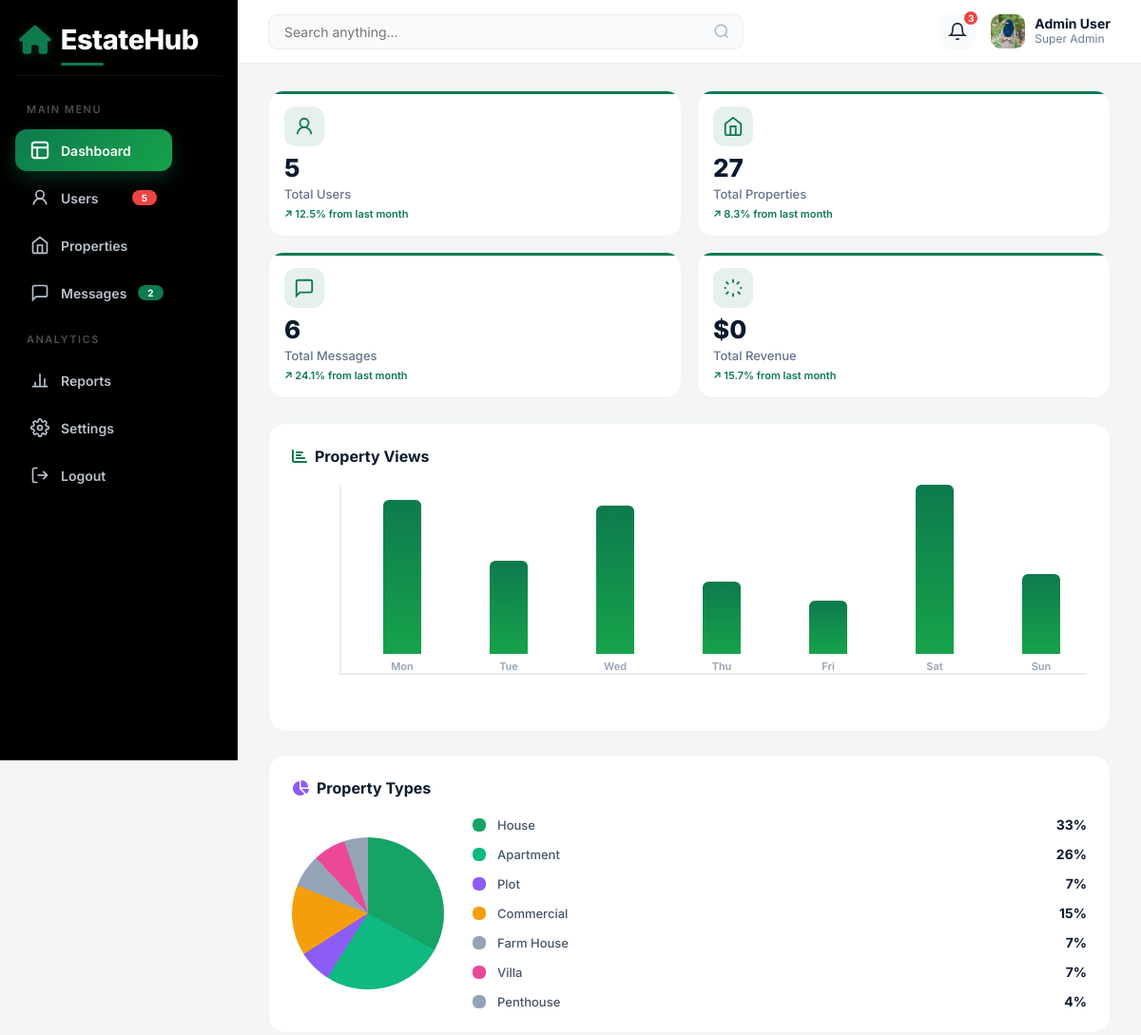
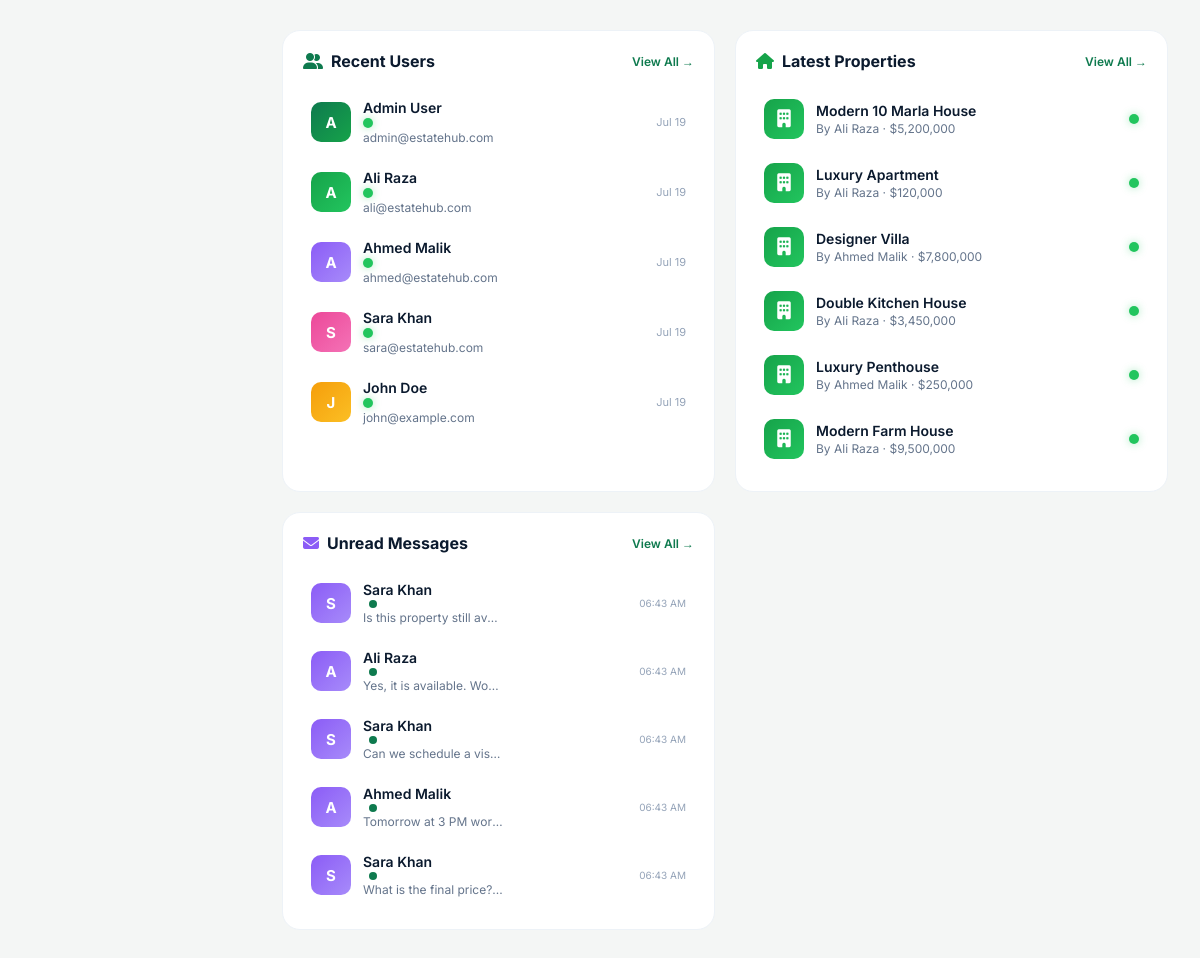
/admin/index.php (signed in), run on the app's committed database (2 pictures, top to bottom).
### tables this page shows
CREATE TABLE users (
    id INT AUTO_INCREMENT PRIMARY KEY,
    full_name VARCHAR(100) NOT NULL,
    email VARCHAR(100) UNIQUE NOT NULL,
    password VARCHAR(255) NOT NULL,
    phone VARCHAR(20),
    profile_pic VARCHAR(255) DEFAULT NULL,
    bio TEXT,
    user_type ENUM('admin', 'seller', 'user') DEFAULT 'user',
    status ENUM('active', 'inactive', 'banned') DEFAULT 'active',
    created_at TIMESTAMP DEFAULT CURRENT_TIMESTAMP,
    updated_at TIMESTAMP DEFAULT CURRENT_TIMESTAMP ON UPDATE CURRENT_TIMESTAMP
);

CREATE TABLE properties (
    id INT AUTO_INCREMENT PRIMARY KEY,
    user_id INT NOT NULL,
    title VARCHAR(255) NOT NULL,
    description TEXT,
    property_type ENUM('House','Apartment','Plot','Commercial','Farm House','Portion','Villa','Penthouse') DEFAULT 'House',
    purpose ENUM('Sale','Rent') DEFAULT 'Sale',
    price DECIMAL(15,2) NOT NULL,
    location VARCHAR(255) NOT NULL,
    city VARCHAR(100) NOT NULL,
    area_size VARCHAR(50),
    bedrooms INT DEFAULT 0,
    bathrooms INT DEFAULT 0,
    image_main VARCHAR(255),
    images TEXT,
    status ENUM('Active','Pending','Sold','Rented') DEFAULT 'Active',
    views INT DEFAULT 0,
    featured BOOLEAN DEFAULT FALSE,
    created_at TIMESTAMP DEFAULT CURRENT_TIMESTAMP,
    updated_at TIMESTAMP DEFAULT CURRENT_TIMESTAMP ON UPDATE CURRENT_TIMESTAMP,
    FOREIGN KEY (user_id) REFERENCES users(id) ON DELETE CASCADE
);

CREATE TABLE messages (
    id INT AUTO_INCREMENT PRIMARY KEY,
    sender_id INT NOT NULL,
    receiver_id INT NOT NULL,
    property_id INT,
    message TEXT NOT NULL,
    is_read BOOLEAN DEFAULT FALSE,
    created_at TIMESTAMP DEFAULT CURRENT_TIMESTAMP,
    FOREIGN KEY (sender_id) REFERENCES users(id) ON DELETE CASCADE,
    FOREIGN KEY (receiver_id) REFERENCES users(id) ON DELETE CASCADE,
    FOREIGN KEY (property_id) REFERENCES properties(id) ON DELETE SET NULL
);

### admin/index.php (the view, shortened to what the rows shown need)
<?php
require_once __DIR__ . '/../includes/config.php';
$recent_users = mysqli_query($conn,
    "SELECT id, full_name, email, user_type, status, created_at
     FROM users ORDER BY created_at DESC LIMIT 6"
);
$recent_props = mysqli_query($conn,
    "SELECT p.id, p.title, p.price, p.status, p.created_at, u.full_name as owner
     FROM properties p
     JOIN users u ON p.user_id = u.id
     ORDER BY p.created_at DESC LIMIT 6"
);
$recent_msgs = mysqli_query($conn,
    "SELECT m.id, m.message, m.is_read, m.created_at, u.full_name as sender, u.email as sender_email
     FROM messages m
     JOIN users u ON m.sender_id = u.id
     ORDER BY m.created_at DESC LIMIT 5"
);
?>
<!DOCTYPE html>
<html lang="en">
<head>
    <link rel="stylesheet" href="https://cdnjs.cloudflare.com/ajax/libs/font-awesome/6.5.1/css/all.min.css">
</head>
<body>
<div class="dashboard-wrapper">
    <div class="main-content">
        <div class="content-inner">
            <div class="charts-row">
                <div class="chart-card">
                    <div class="chart-card-header">
                        <h2><i class="fas fa-chart-bar" style="color:#0E7A4E; margin-right:8px;"></i>Property Views</h2>
                    </div>
                </div>
                <div class="chart-card">
                    <div class="chart-card-header">
                        <h2><i class="fas fa-chart-pie" style="color:#8b5cf6; margin-right:8px;"></i>Property Types</h2>
                    </div>
                </div>
            </div>
            <div class="bottom-row">
                <div class="data-card">
                    <div class="data-card-header">
                        <h2><i class="fas fa-user-friends" style="color:#0E7A4E; margin-right:8px;"></i>Recent Users</h2>
                    </div>
                    <div class="data-list">
                        <?php
                        $avatar_colors = ['avatar-blue', 'avatar-green', 'avatar-purple', 'avatar-pink', 'avatar-amber', 'avatar-cyan'];
                        if ($recent_users && mysqli_num_rows($recent_users) > 0):
                            $i = 0;
                            while ($user = mysqli_fetch_assoc($recent_users)):
                                $initials = strtoupper(substr($user['full_name'] ?? 'U', 0, 1));
                        ?>
                            <div class="data-list-item">
                                <div class="data-user-info">
                                    <div class="data-user-avatar <?php echo $avatar_colors[$i % 6]; ?>"><?php echo $initials; ?></div>
                                    <div class="data-user-details">
                                        <h4>
                                            <?php echo htmlspecialchars($user['full_name']); ?>
                                            <span class="status-indicator <?php echo ($user['status'] ?? '') == 'active' ? 'status-active' : 'status-pending'; ?>"></span>
                                        </h4>
                                        <span><?php echo htmlspecialchars($user['email'] ?? ''); ?></span>
                                    </div>
                                </div>
                                <span style="font-size:11px; color:#94a3b8;"><?php echo date('M d', strtotime($user['created_at'] ?? 'now')); ?></span>
                            </div>
                        <?php
                            $i++;
                            endwhile;
                        else:
                        ?>
                            <div style="padding:20px; text-align:center; color:#94a3b8;">No users yet</div>
                        <?php endif; ?>
                    </div>
                </div>
                <div class="data-card">
                    <div class="data-card-header">
                        <h2><i class="fas fa-home" style="color:#16a34a; margin-right:8px;"></i>Latest Properties</h2>
                    </div>
                    <div class="data-list">
                        <?php if ($recent_props && mysqli_num_rows($recent_props) > 0): ?>
                            <?php while ($prop = mysqli_fetch_assoc($recent_props)): ?>
                                <div class="data-list-item">
                                    <div class="data-user-info">
                                        <div class="data-user-avatar avatar-green" style="font-size:18px;">
                                            <i class="fas fa-building"></i>
                                        </div>
                                        <div class="data-user-details">
                                            <h4><?php echo htmlspecialchars($prop['title']); ?></h4>
                                            <span>By <?php echo htmlspecialchars($prop['owner'] ?? 'N/A'); ?> · $<?php echo number_format($prop['price'] ?? 0); ?></span>
                                        </div>
                                    </div>
                                    <span class="status-indicator <?php echo strtolower($prop['status'] ?? '') == 'active' ? 'status-active' : 'status-pending'; ?>"></span>
                                </div>
                            <?php endwhile; ?>
                        <?php else: ?>
                            <div style="padding:20px; text-align:center; color:#94a3b8;">No properties yet</div>
                        <?php endif; ?>
                    </div>
                </div>
                <div class="data-card">
                    <div class="data-card-header">
                        <h2><i class="fas fa-envelope" style="color:#8b5cf6; margin-right:8px;"></i>Unread Messages</h2>
                    </div>
                    <div class="data-list">
                        <?php if ($recent_msgs && mysqli_num_rows($recent_msgs) > 0): ?>
                            <?php while ($msg = mysqli_fetch_assoc($recent_msgs)): ?>
                                <div class="data-list-item">
                                    <div class="data-user-info">
                                        <div class="data-user-avatar avatar-purple"><?php echo strtoupper(substr($msg['sender'] ?? 'U', 0, 1)); ?></div>
                                        <div class="data-user-details">
                                            <h4><?php echo htmlspecialchars($msg['sender']); ?> <span class="unread-dot"></span></h4>
                                            <span class="message-preview"><?php echo htmlspecialchars(substr($msg['message'] ?? '', 0, 35)); ?>...</span>
                                        </div>
                                    </div>
                                    <span style="font-size:10px; color:#94a3b8;"><?php echo date('h:i A', strtotime($msg['created_at'] ?? 'now')); ?></span>
                                </div>
                            <?php endwhile; ?>
                        <?php else: ?>
                            <div style="padding:20px; text-align:center; color:#94a3b8;">No messages yet</div>
                        <?php endif; ?>
                    </div>
                </div>
            </div>
        </div>
    </div>
</div>
</body>
</html>

### data on the page
users: full_name "A", full_name "Admin User", email "admin@estatehub.com", created_at "Jul 19"
users: full_name "A", full_name "Ali Raza", email "ali@estatehub.com", created_at "Jul 19"
users: full_name "A", full_name "Ahmed Malik", email "ahmed@estatehub.com", created_at "Jul 19"
users: full_name "S", full_name "Sara Khan", email "sara@estatehub.com", created_at "Jul 19"
users: full_name "J", full_name "John Doe", email "john@example.com", created_at "Jul 19"
properties: title "Modern 10 Marla House", user.full_name "Ali Raza", price "5,200,000"
properties: title "Luxury Apartment", user.full_name "Ali Raza", price "120,000"
properties: title "Designer Villa", user.full_name "Ahmed Malik", price "7,800,000"
properties: title "Double Kitchen House", user.full_name "Ali Raza", price "3,450,000"
properties: title "Luxury Penthouse", user.full_name "Ahmed Malik", price "250,000"
properties: title "Modern Farm House", user.full_name "Ali Raza", price "9,500,000"
messages: sender.full_name "S", sender.full_name "Sara Khan", message "Is this property still av…", created_at "06:43 AM"
messages: sender.full_name "A", sender.full_name "Ali Raza", message "Yes, it is available. Wo…", created_at "06:43 AM"
messages: sender.full_name "S", sender.full_name "Sara Khan", message "Can we schedule a vis…", created_at "06:43 AM"
messages: sender.full_name "A", sender.full_name "Ahmed Malik", message "Tomorrow at 3 PM wor…", created_at "06:43 AM"
messages: sender.full_name "S", sender.full_name "Sara Khan", message "What is the final price?", created_at "06:43 AM"

### other printed values
$total_users "5"
$unread_msgs "2"
$_SESSION['user_name'] "Admin User"
$total_properties "27"
$total_messages "6"
$total_revenue "0"
$chart_labels[$i] "Mon"
$chart_labels[$i] "Tue"
$chart_labels[$i] "Wed"
$chart_labels[$i] "Thu"
$chart_labels[$i] "Fri"
$chart_labels[$i] "Sat"
$chart_labels[$i] "Sun"
$type "House"
$pct "33"
